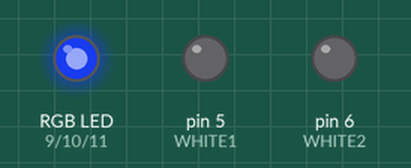
The sketch below on a simulated Arduino Uno, built with avr-gcc and run on an emulated ATmega328P. Shown: an RGB LED mixed from three pins (HIGH = lit), output pins drawn as LEDs (lit = HIGH). Random numbers use the default seed unless the sketch sets one.

Above: at 0.15 s.
At 20.06 s:
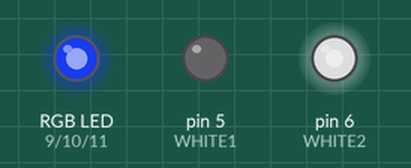
Timing chart, 0 to 20.0 s (numbered marks = the images above):
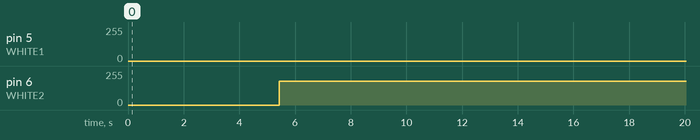

Measured:
- by itself, pin 6 (WHITE2): 0/255 → 179/255 at 5.4 s

The sketch:

glaceon.ino
```cpp
const int RED = 9;
const int GREEN = 10;
const int BLUE = 11;
const int WHITE1 = 5;
const int WHITE2 = 6;
const int maxWhite = 200;

int r = 0; /* red led value is temporally 255 and it will be the first led to light up */
int b = 0; /* blue led value is temporally 0 */
int g = 0; /* green led value is temporally 0 */
int w1 = 0;
int w2 = 0;
int lvl1;
int lvl2;

void setup() {/* no setup */
  setRGB(20,50,200);

  lvl1 = random(0, maxWhite);
  lvl2 = random(0, maxWhite);
}

void loop() {
  if(w1 < lvl1) {
    w1++;
  }
  if(w1 > lvl1) {
    w1--;
  }
  if(w2 < lvl2) {
    w2++;
  }
  if(w2 > lvl2) {
    w2--;
  }

  if(w1 == lvl1) {
    lvl1 = random(0,maxWhite);
  }
  if(w2 == lvl2) {
    lvl2 = random(0,maxWhite);
  }

  setWhite(WHITE1, w1);
  setWhite(WHITE2, w2);
  delay(5);
}

void tempSetRGB(int rx, int gx, int bx) {
  analogWrite(RED, rx);
  analogWrite(GREEN, gx);
  analogWrite(BLUE, bx);
}

void setRGB() {
  analogWrite(RED, r);
  analogWrite(GREEN, g);
  analogWrite(BLUE, b);
}

void setRGB(int rx, int gx, int bx) {
    r = rx;
    g = gx;
    b = bx;
    analogWrite(RED, r);
    analogWrite(GREEN, g);
    analogWrite(BLUE, b);
}

void tempSetWhite(int led, int wx) {
  analogWrite(led, wx);
}

void setWhite() {
  analogWrite(WHITE1, w1);
  analogWrite(WHITE2, w2);
}

void setWhite(int led, int wx) {
  if (led == WHITE1) {
    w1 = wx;
    analogWrite(led, w1);
  } else if (led == WHITE2) {
    w2 = wx;
    analogWrite(led, w2);
  }
}
```
